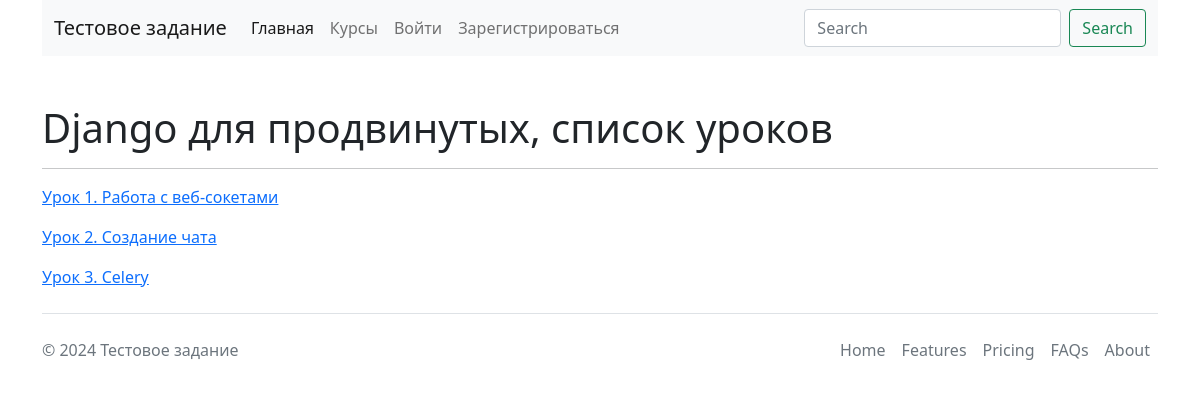
The page /products/lesson/django-dlya-prodvinutyh/ on the database its author committed.
### products/models.py (models this page shows, shortened)
class Product(models.Model):
    product_name = models.CharField('Название', max_length=120)
    description = models.TextField('Описание')
    start_date = models.DateField('Дата начала')
    price = models.DecimalField('Цена', max_digits=10, decimal_places=2)
    author = models.ForeignKey(get_user_model(), verbose_name='Автор',
                               on_delete=models.CASCADE)
    product_cover = models.ImageField('Обложка', upload_to='product_covers/%Y')
    slug = models.SlugField('URL', max_length=120, unique=True, db_index=True)
    max_student_quantity = models.PositiveIntegerField(
        'Максимальное количество студентов в группе',
        default=5
    )
    is_published = models.BooleanField('Опубликован', default=False)
    class Meta:
        db_table = 'product'
        verbose_name = 'Товар'
        verbose_name_plural = 'Товары'

class Lesson(models.Model):
    lesson_name = models.CharField('Название', max_length=120)
    video_content = models.FileField('Видео', upload_to='videos/%Y')
    product = models.ForeignKey(Product, verbose_name='Товар',
                                on_delete=models.CASCADE, related_name='lessons')
    class Meta:
        db_table = 'lesson'
        verbose_name = 'Урок'
        verbose_name_plural = 'Уроки'
    def __str__(self):
        return self.lesson_name

### products/views.py (the view)
# urls.py: path('lesson/<slug:product_url>/', lesson, name='lesson'),
def lesson(request, product_url):
    product = get_object_or_404(Product, slug=product_url)
    """
    Проверяем параметр is_published
    (выключение кнопки на странице курса, не дает гарантии, что кто-то захочет
    перейти к урокам через url). Если он равен False, то перекидываем на страницу
    информации о курсе, а иначе даем пользователю смотреть уроки
    """
    if not product.is_published:
        return redirect('product:product_detail', product_url=product_url)
    current_lesson = request.GET.get('lesson') # Получаем текущий урок
    product_lessons = product.lessons.all() # Получаем все уроки конкретного курса
    lessons_quantity = product_lessons.count() # Кол-во уроков
    if current_lesson:
        if int(current_lesson) > lessons_quantity:
            return redirect('product:product_detail', product_url=product_url)
        product_lessons = product_lessons[int(current_lesson) - 1]
    context = {
        'title': product.product_name,
        'lessons': product_lessons,
        'current_lesson': current_lesson,
        'lessons_quantity': lessons_quantity
    }
    return render(request, 'products/lesson.html', context)

### templates/products/lesson.html (shortened to what this page needs)
{% extends "base.html" %}
{% load static %}
{% block content %}
    {% if not current_lesson %}
        <h1>{{ title }}, список уроков</h1>
        <hr>
        {% for lesson in lessons %}
            <a href='?lesson={{ forloop.counter }}'><p>{{ lesson }}</p></a>
        {% endfor %}
    {% endif %}
{% endblock %}

### rows shown on the page
Product: product_name "Django для продвинутых"
Lesson: lesson_name "Урок 1. Работа с веб-сокетами"
Lesson: lesson_name "Урок 2. Создание чата"
Lesson: lesson_name "Урок 3. Celery"
